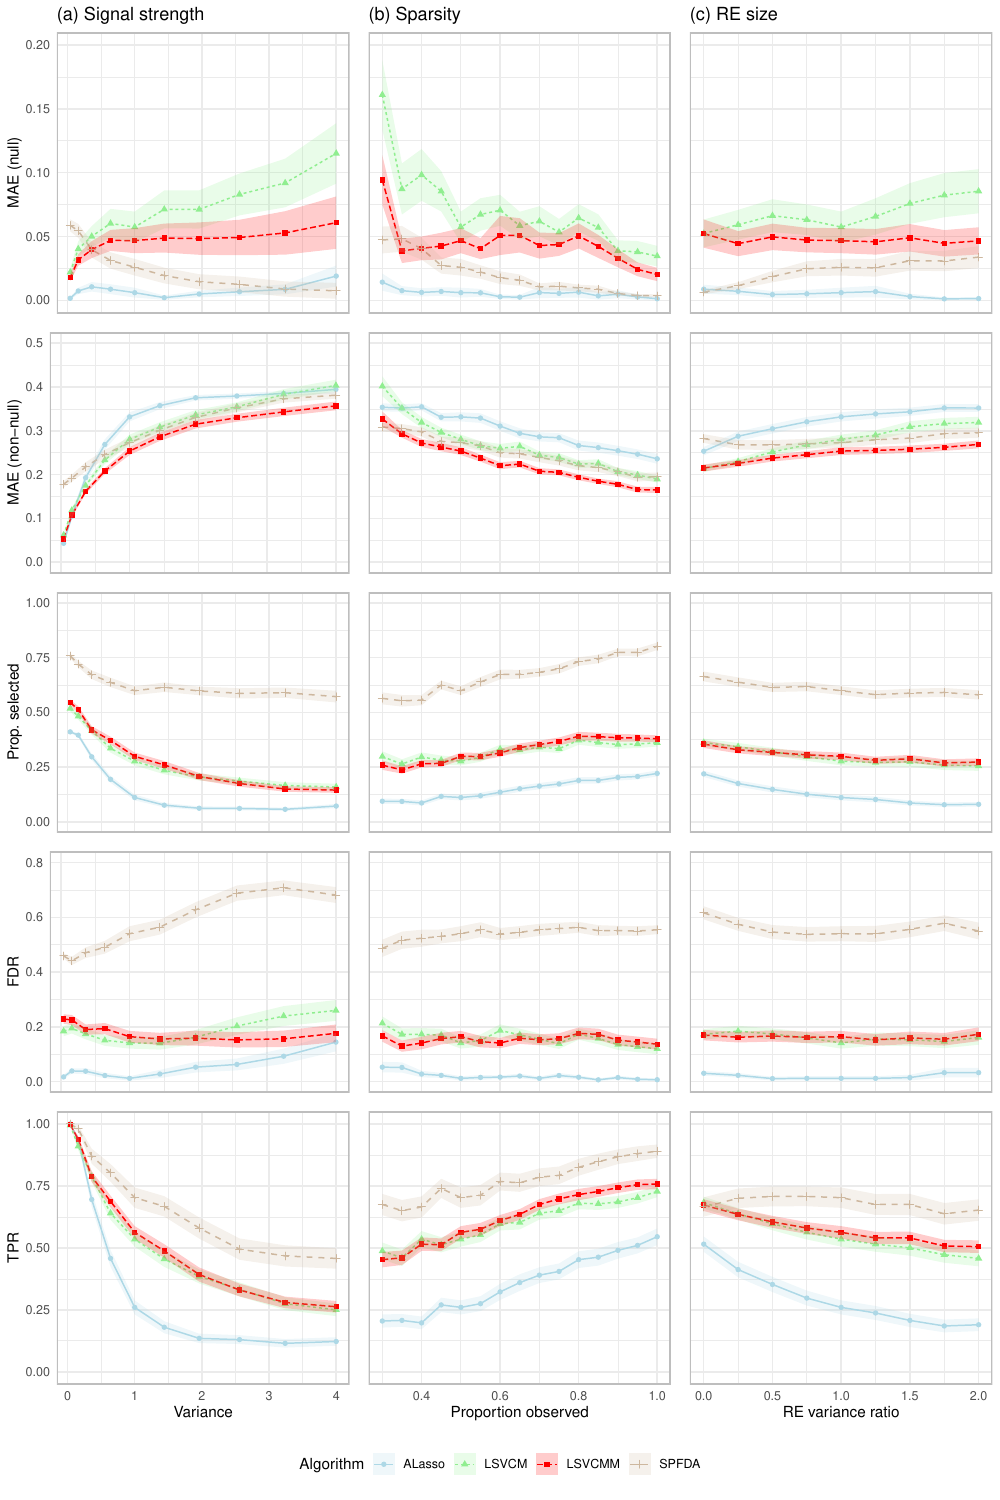

This chart was generated by the following R code:
library(ggplot2)
library(dplyr)
library(magrittr)

experiments = list(
  snr=list(
    dir="snr",
    name="(a) Signal strength",
    xvar="observation_variance",
    xname="Variance",
    col=1,
    transform="none",
    ref=1.
  ),
  sparse=list(
    dir="missing",
    name="(b) Sparsity",
    xvar="prop_observed",
    xname="Proportion observed",
    col=2,
    transform="none",
    ref=0.5
  ),
  # cov=list(
  #   dir="ar1",
  #   name="(c) Cov. misspecification",
  #   xvar="random_effect_ar1_correlation",
  #   xname="RE AR(1) correlation",
  #   col=3,
  #   transform="none",
  #   ref=1.
  # ),
  re=list(
    dir="re_ratio",
    name="(c) RE size",
    xvar="random_effect_variance_ratio",
    xname="RE variance ratio",
    col=3,
    transform="sqrt",
    ref=1.
  )
)

gs = list()
colors = c(
  "LSVCMM"="red",
  "ALasso"="lightblue",
  "LSVCM"="lightgreen",
  "SPFDA"="bisque3"
)

display_names = c(
  "LSVCMM"="LSVCMM",
  "LSVCMM.Cross-sectional"="ALasso",
  "LSVCMM.Independent"="LSVCM",
  "SPFDA"="SPFDA"
)

for(exp in experiments){
  estimates = read.csv(paste0("experiment_", exp$dir, "/results/estimates.csv"))
  estimation_errors = read.csv(paste0("experiment_", exp$dir, "/results/estimation_errors.csv"))
  classifications = read.csv(paste0("experiment_", exp$dir, "/results/classifications.csv"))
  parameters = read.csv(paste0("experiment_", exp$dir, "/results/parameters.csv"))

  # patch names
  parameters$algorithm = display_names[parameters$algorithm]

  estimates %<>% left_join(parameters, by="job.id")
  estimation_errors %<>% left_join(parameters, by="job.id")
  classifications %<>% left_join(parameters, by="job.id")

  gby1 = c("algorithm", "seed", exp$xvar)
  gby2 = c("algorithm", exp$xvar)

  # MAE Null
  df = estimation_errors %>%
    filter(abs(time) < 0.25) %>%
    group_by(across(all_of(gby1))) %>%
    summarise(mae=mean(abs(group_difference))) %>%
    group_by(across(all_of(gby2))) %>%
    summarise(
      mean=mean(mae, na.rm=T), sd=sd(mae, na.rm=T), se=sd(mae, na.rm=T)/sqrt(n())
    )
  g = ggplot() +
    theme_minimal() +
    # geom_vline(xintercept=exp$ref, linetype="dashed", color="grey") +
    geom_line(
      data=df,
      mapping=aes(x=!!sym(exp$xvar), y=mean, color=algorithm, linetype=algorithm),
    ) +
    geom_point(
      data=df,
      mapping=aes(x=!!sym(exp$xvar), y=mean, color=algorithm, shape=algorithm),
    ) +
    geom_ribbon(
      data=df,
      mapping=aes(x=!!sym(exp$xvar), ymin=mean-se, ymax=mean+se, fill=algorithm),
      alpha=0.2
    ) +
    xlab(exp$xname) + ylab("MAE (null)") +
    labs(color="Algorithm", linetype="Algorithm", shape="Algorithm", fill="Algorithm") +
    theme(
      legend.position="none",
      text=element_text(family="Helvetica"),
      axis.text.x=element_blank(),
      axis.ticks.x=element_blank(),
      axis.title.x=element_blank(),
      panel.border = element_rect(colour = "grey", fill=NA, size=1),
    ) +
    scale_fill_manual(values=colors, aesthetics=c("fill", "color")) +
    ggtitle(exp$name) +
    ylim(0, 0.2)
  if(exp$col>1) g = g + theme(
    axis.text.y=element_blank(),
    axis.ticks.y=element_blank(),
    axis.title.y=element_blank()
  )
  gs[[paste0(exp$dir, "mae_null")]] = g

  # MAE Non-Null
  df = estimation_errors %>%
    filter(abs(time) > 0.25) %>%
    group_by(across(all_of(gby1))) %>%
    summarise(mae=mean(abs(group_difference))) %>%
    group_by(across(all_of(gby2))) %>%
    summarise(
      mean=mean(mae, na.rm=T), sd=sd(mae, na.rm=T), se=sd(mae, na.rm=T)/sqrt(n())
    )
  g = ggplot() +
    theme_minimal() +
    # geom_vline(xintercept=exp$ref, linetype="dashed", color="grey") +
    geom_line(
      data=df,
      mapping=aes(x=!!sym(exp$xvar), y=mean, color=algorithm, linetype=algorithm),
    ) +
    geom_point(
      data=df,
      mapping=aes(x=!!sym(exp$xvar), y=mean, color=algorithm, shape=algorithm),
    ) +
    geom_ribbon(
      data=df,
      mapping=aes(x=!!sym(exp$xvar), ymin=mean-se, ymax=mean+se, fill=algorithm),
      alpha=0.2
    ) +
    xlab(exp$xname) + ylab("MAE (non-null)") +
    labs(color="Algorithm", linetype="Algorithm", shape="Algorithm", fill="Algorithm") +
    theme(
      legend.position="none",
      text=element_text(family="Helvetica"),
      axis.text.x=element_blank(),
      axis.ticks.x=element_blank(),
      axis.title.x=element_blank(),
      panel.border = element_rect(colour = "grey", fill=NA, size=1),
    ) +
    scale_fill_manual(values=colors, aesthetics=c("fill", "color")) +
    ylim(0, 0.5)
  if(exp$col>1) g = g + theme(
    axis.text.y=element_blank(),
    axis.ticks.y=element_blank(),
    axis.title.y=element_blank()
  )
  gs[[paste0(exp$dir, "mae_nonnull")]] = g


  # Classification metrics

  dfall = classifications %>%
    group_by(across(all_of(gby1))) %>%
    summarise(
      tn=sum(group_difference=="TN"),
      fp=sum(group_difference=="FP"),
      fn=sum(group_difference=="FN"),
      tp=sum(group_difference=="TP")
    ) %>%
    mutate(
      ppv=(tp+fp)/(tp+tn+fp+fn),
      acc=(tp+tn)/(tp+tn+fp+fn),
      fdr=fp/pmax(tp+fp, 1),
      tpr=tp/pmax(tp+fn, 1),
    )

  # prop selected
  df = dfall %>%
    group_by(across(all_of(gby2))) %>%
    summarise(
      mean=mean(ppv), sd=sd(ppv), se=sd(ppv)/sqrt(n())
    )
  g = ggplot() +
    theme_minimal() +
    # geom_vline(xintercept=exp$ref, linetype="dashed", color="grey") +
    geom_line(
      data=df,
      mapping=aes(x=!!sym(exp$xvar), y=mean, color=algorithm, linetype=algorithm),
    ) +
    geom_point(
      data=df,
      mapping=aes(x=!!sym(exp$xvar), y=mean, color=algorithm, shape=algorithm),
    ) +
    geom_ribbon(
      data=df,
      mapping=aes(x=!!sym(exp$xvar), ymin=mean-se, ymax=mean+se, fill=algorithm),
      alpha=0.2
    ) +
    xlab(exp$xname) + ylab("Prop. selected") +
    labs(color="Algorithm", linetype="Algorithm", shape="Algorithm", fill="Algorithm") +
    theme(
      legend.position="none",
      text=element_text(family="Helvetica"),
      axis.text.x=element_blank(),
      axis.ticks.x=element_blank(),
      axis.title.x=element_blank(),
      panel.border = element_rect(colour = "grey", fill=NA, size=1),
    ) +
    scale_fill_manual(values=colors, aesthetics=c("fill", "color")) +
    ylim(0, 1)
  if(exp$col>1) g = g + theme(
    axis.text.y=element_blank(),
    axis.ticks.y=element_blank(),
    axis.title.y=element_blank()
  )
  gs[[paste0(exp$dir, "prop_selected")]] = g

  # fdr
  df = dfall %>%
    group_by(across(all_of(gby2))) %>%
    summarise(
      mean=mean(fdr), sd=sd(fdr), se=sd(fdr)/sqrt(n())
    )
  g = ggplot() +
    theme_minimal() +
    # geom_vline(xintercept=exp$ref, linetype="dashed", color="grey") +
    geom_line(
      data=df,
      mapping=aes(x=!!sym(exp$xvar), y=mean, color=algorithm, linetype=algorithm),
    ) +
    geom_point(
      data=df,
      mapping=aes(x=!!sym(exp$xvar), y=mean, color=algorithm, shape=algorithm),
    ) +
    geom_ribbon(
      data=df,
      mapping=aes(x=!!sym(exp$xvar), ymin=mean-se, ymax=mean+se, fill=algorithm),
      alpha=0.2
    ) +
    xlab(exp$xname) + ylab("FDR") +
    labs(color="Algorithm", linetype="Algorithm", shape="Algorithm", fill="Algorithm") +
    theme(
      legend.position="none",
      text=element_text(family="Helvetica"),
      axis.text.x=element_blank(),
      axis.ticks.x=element_blank(),
      axis.title.x=element_blank(),
      panel.border = element_rect(colour = "grey", fill=NA, size=1),
    ) +
    scale_fill_manual(values=colors, aesthetics=c("fill", "color")) +
    ylim(0, 0.8)
  if(exp$col>1) g = g + theme(
    axis.text.y=element_blank(),
    axis.ticks.y=element_blank(),
    axis.title.y=element_blank()
  )
  gs[[paste0(exp$dir, "fdr")]] = g

  # tpr
  df = dfall %>%
    group_by(across(all_of(gby2))) %>%
    summarise(
      mean=mean(tpr), sd=sd(tpr), se=sd(tpr)/sqrt(n())
    )
  g = ggplot() +
    theme_minimal() +
    # geom_vline(xintercept=exp$ref, linetype="dashed", color="grey") +
    geom_line(
      data=df,
      mapping=aes(x=!!sym(exp$xvar), y=mean, color=algorithm, linetype=algorithm),
    ) +
    geom_point(
      data=df,
      mapping=aes(x=!!sym(exp$xvar), y=mean, color=algorithm, shape=algorithm),
    ) +
    geom_ribbon(
      data=df,
      mapping=aes(x=!!sym(exp$xvar), ymin=mean-se, ymax=mean+se, fill=algorithm),
      alpha=0.2
    ) +
    xlab(exp$xname) + ylab("TPR") +
    labs(color="Algorithm", linetype="Algorithm", shape="Algorithm", fill="Algorithm") +
    theme(
      legend.position="none",
      text=element_text(family="Helvetica"),
      panel.border = element_rect(colour = "grey", fill=NA, size=1),
    ) +
    scale_fill_manual(values=colors, aesthetics=c("fill", "color")) +
    ylim(0, 1)
  if(exp$col>1) g = g + theme(
    axis.text.y=element_blank(),
    axis.ticks.y=element_blank(),
    axis.title.y=element_blank()
  )
  gs[[paste0(exp$dir, "tpr")]] = g

}

gtmp = ggplot() +
  theme_minimal() +
  geom_line(
    data=df,
    mapping=aes(x=!!sym(exp$xvar), y=mean, color=algorithm, linetype=algorithm),
  ) +
  geom_point(
    data=df,
    mapping=aes(x=!!sym(exp$xvar), y=mean, color=algorithm, shape=algorithm),
  ) +
  geom_ribbon(
    data=df,
    mapping=aes(x=!!sym(exp$xvar), ymin=mean-se, ymax=mean+se, fill=algorithm),
    alpha=0.2
  ) +
  scale_fill_manual(values=colors, aesthetics=c("fill", "color")) +
  xlab(exp$xname) + ylab("FDR") +
  labs(color="Algorithm", linetype="Algorithm", shape="Algorithm", fill="Algorithm") +
  theme(legend.direction="horizontal")
glegend = cowplot::get_legend(gtmp)
glegend = ggpubr::as_ggplot(glegend)

g = cowplot::plot_grid(
  plotlist=gs,
  ncol=length(experiments), nrow=5,
  byrow=F,
  align="none", axis="tblr",
  rel_widths=c(1, rep(0.9, length(experiments)-1)),
  rel_heights=c(1, 0.8, 0.8, 0.8, 1)
)


gg = cowplot::plot_grid(g, glegend, ncol=1, nrow=2, rel_heights=c(20, 1))

ggsave(paste0("./sim_block_supp.pdf"), gg, width=length(experiments)*3+1, height=15)

